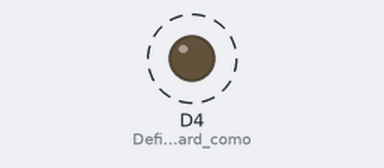
A sketch run on a simulated ESP8266 (NodeMCU). Shown: output pins drawn as LEDs (lit = HIGH). Dashed ring = blinking. What the sketch prints to the serial monitor is not drawn.

Above: at 0.5 s.
Timing chart, 0 to 4.6 s (numbered marks = the images above):
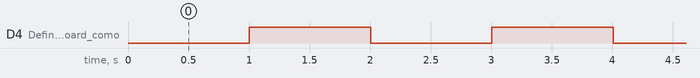

The sketch:

Transmitter.ino
```cpp
// (licence header left out)
#include <SPI.h>
#include "nRF24L01.h"
#include "RF24.h"


//
// Hardware configuration
//

// Set up nRF24L01 radio on SPI bus plus pins 9 & 10

RF24 radio(D4,D8);

//
// Topology
//

// Radio pipe addresses for the 2 nodes to communicate.
const uint64_t address = 0xB00B1E5000LL;
char buffer[10];
//
// Role management
//
// Set up role.  This sketch uses the same software for all the nodes
// in this system.  Doing so greatly simplifies testing.
//

// The various roles supported by this sketch
typedef enum { role_ping_out = 1, role_pong_back } role_e;

// The debug-friendly names of those roles
const char* role_friendly_name[] = { "invalid", "Ping out", "Pong back"};

// The role of the current running sketch
role_e role = role_pong_back;

void setup(void)
{
  //
  // Print preamble
  //

  Serial.begin(115200);
    Serial.println("****** Nadajnik ******");
    pinMode(D4, OUTPUT);//Define o LED Onboard como saida.
    digitalWrite(D4, 1);//Apaga o LED.


    // radio.begin();

    // optionally, increase the delay between retries & # of retries
    radio.setRetries(15,15);

    // optionally, reduce the payload size.  seems to
    // improve reliability
    radio.setPayloadSize(8);

    radio.openWritingPipe(address);
    radio.stopListening();
    radio.printDetails();
}

void loop(void)
{
  //
  // Ping out role.  Repeatedly send the current time
  //

  Serial.println("Loop");
  digitalWrite(D4, !digitalRead(D4));

  int numberToSend = 9;
  Serial.println("Sending packet...");
  if (!radio.write("BW", sizeof("BW"))) {
    Serial.println("Sending FAILED.");
  }
  else
  {
    Serial.println("Packet sent!");
  }

  delay(1000);
}
```

Measured:
- by itself, D4 (Define_o_LED_Onboard_como): alternates HIGH for 1.0 s and LOW for 1.0 s
